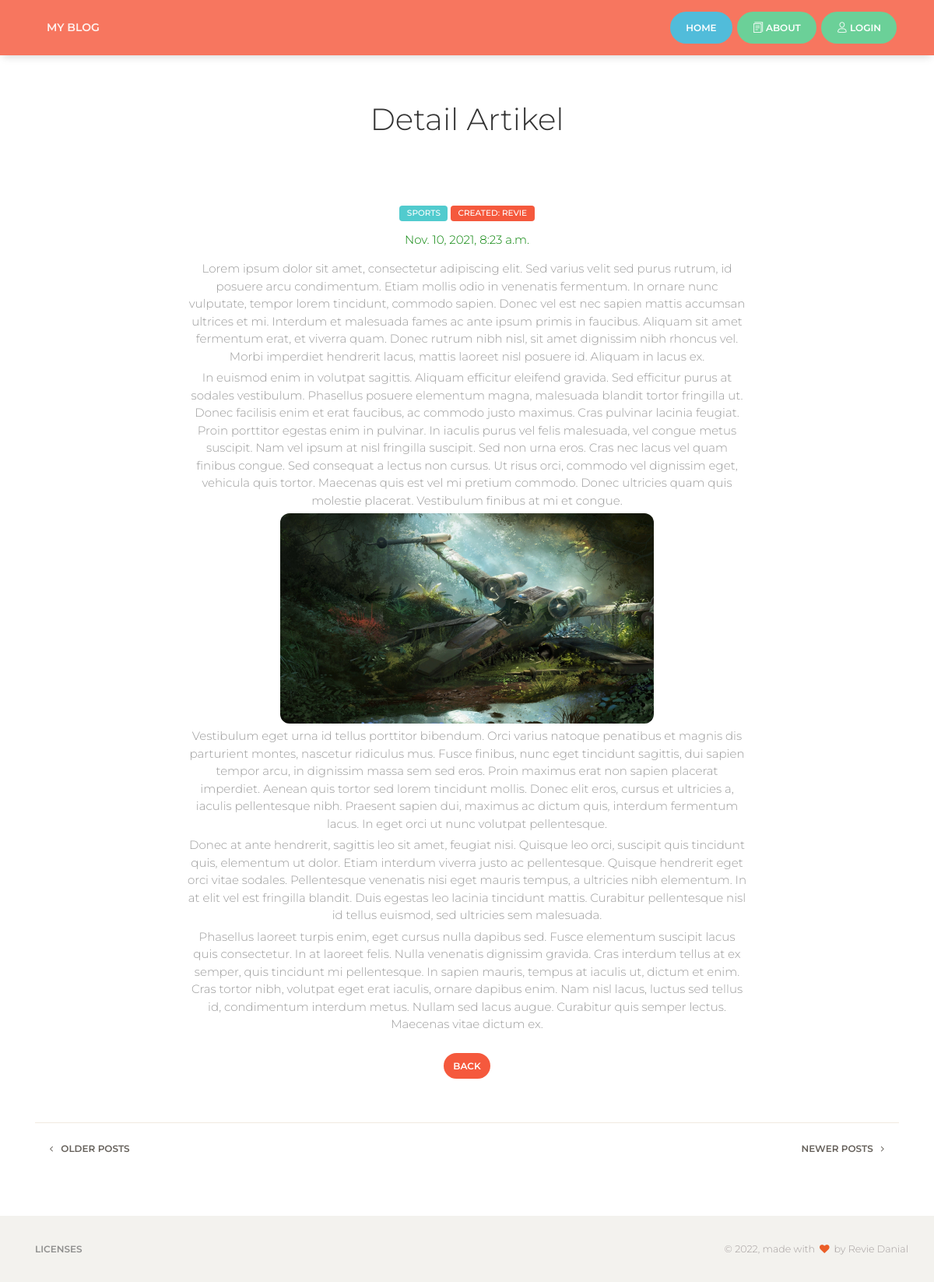
The app's page /Artikel/2/detail/ with its own data.
### dashboard/models.py (models this page shows, shortened)
class artikelz(models.Model):
    nama = models.ForeignKey(User,on_delete=models.CASCADE, blank=True, null=True)
    judul = models.CharField(max_length=100)
    body = RichTextUploadingField(blank=True, null=True,
                                    config_name='special',
                                    external_plugin_resources=[(
                                       'youtube',
                                       '/static/ckeditor_plugins/youtube/youtube/',
                                       'plugin.js',
                                    )],
)
    kategory = models.ForeignKey(kategori, on_delete=models.CASCADE)
    date = models.DateTimeField(auto_now_add=True)
    class Meta:
        ordering =['-date']
        verbose_name_plural = "artikel"

class kategori(models.Model):
    nama = models.CharField(max_length=20)
    def __str__(self):
        return self.nama
    class Meta:
        verbose_name_plural = "kategori"

### myblog/views.py (the view)
# urls.py: path('Artikel/<int:id>/detail/', detail_artikel, name='detail_artikel'),
def detail_artikel(request, id):
    template_name = 'front/detail_artikel.html'
    Artikel = artikelz.objects.get(id=id)
    context ={
        'title' : ' detail',
        'artikel' : Artikel,
    }
    return render(request, template_name, context)

### templates/front/detail_artikel.html (shortened to what this page needs)
{% extends 'front/base.html' %}
{% load static %}
{% block content %}
 <div class="wrapper">
    <div class="main">
      <div class="section section-white">
        <div class="container">
          <div class="row">
            <div class="col-md-6 ml-auto mr-auto text-center title">
              <h2>Detail Artikel</h2>
            </div>
          </div>
          <div class="article">
            <div class="row">
              <div class="col-md-8 ml-auto mr-auto">
                <div class="card card-blog card-plain text-center">
                  <div class="card-body">
                    <div class="card-category">
                      <span class="badge badge-primary main-tag">{{artikel.kategory}}</span>  <span class="badge badge-danger main-tag">Created: {{artikel.nama}}</span>
                    </div>
                    <div class="card-category">
                      <p style="color: green">{{artikel.date}}</p>
                    </div>
                    <div class="card-description">
                      <p>{{artikel.body|safe}}</p>
                    </div>
                  </div>
                  <a class="btn btn-danger btn-round btn-sm" href="{% url 'index' %}">back</a>
                </div>
              </div>
            </div>
          </div>
          <hr />
          <div class="row">
            <div class="col-md-12">
              <div class="pull-left">
                <button class="btn btn-link btn-default btn-move-left btn-sm"> <i class="fa fa-angle-left"></i> Older Posts</button>
              </div>
              <div class="pull-right">
                <button class="btn btn-link btn-default btn-move-right btn-sm">Newer Posts <i class="fa fa-angle-right"></i></button>
              </div>
            </div>
          </div>
        </div>
      </div>
    </div>
  </div>
{% endblock content %}

### templates/front/base.html (shortened to what this page needs)
{%load static%}
<!DOCTYPE html>
<html lang="en">
<head>
  <link href="https://maxcdn.bootstrapcdn.com/font-awesome/latest/css/font-awesome.min.css" rel="stylesheet">
  <link href="{%static 'front/css/bootstrap.min.css' %}" rel="stylesheet" />
  <link href="{%static 'front/css/paper-kit.css' %}?v=2.3.1" rel="stylesheet" />
  <link href="{%static 'front/demo/demo.css' %}" rel="stylesheet" />
</head>
<body class="blog-posts sidebar-collapse">
  <nav class="navbar navbar-expand-lg bg-danger fixed-top">
    <div class="container">
      <div class="navbar-translate">
        <a class="navbar-brand" href="https://demos.creative-tim.com/paper-kit-2-pro/index.html" rel="tooltip" title="Paper Kit 2 PRO" data-placement="bottom" target="_blank">
          My Blog
        </a>
      </div>
      <div class="collapse navbar-collapse" data-nav-image="../assets/img/blurred-image-1.jpg" data-color="orange">
        <ul class="navbar-nav ml-auto">
        <li class="nav-item">
            <a class="btn btn-round btn-info" href="{% url 'index' %}">
              Home
            </a>
            <li class="nav-item">
            <a class="btn btn-round btn-success" href="{% url 'about' %}">
              <i class="nc-icon nc-single-copy-04"></i> About
            </a>
          </li>
          </li>
          <li class="nav-item">
          {% if request.user.is_anonymous %}
            <a class="btn btn-round btn-success" href="{% url 'login' %}">
              <i class="nc-icon nc-single-02"></i> login
            </a>
          {% else %}
          <a class="btn btn-round btn-success" href="{% url 'dashboard' %}">
              <i class="nc-icon nc-bullet-list-67"></i> dashboard
            </a>
          {% endif %}
          </li>
        </ul>
      </div>
    </div>
  </nav>
 {% block content %}
 {% endblock content %}
  <footer class="footer  footer-gray footer-white ">
    <div class="container">
      <div class="row">
        <nav class="footer-nav">
          <ul>
            <li><a href="https://www.creative-tim.com/license" target="_blank">Licenses</a></li>
          </ul>
        </nav>
        <div class="credits ml-auto">
          <span class="copyright">
            © , made with <i class="fa fa-heart heart"></i> by Revie Danial
          </span>
        </div>
      </div>
    </div>
  </footer>
</body>
</html>

### static/front/demo/demo.css (style rules this page uses)
.main { background-color: #fff; }

### records on screen
artikelz: kategory "SPORTS", nama "REVIE", date "Nov. 10, 2021, 8:23 a.m.", body "Lorem ipsum dolor sit amet, consectetur adipiscing elit. Sed varius velit sed purus rutrum, id posuere arcu condimentum. Etiam mollis odio in venenatis fermentum. In ornare nunc vulputate, tempor lorem tincidunt, commodo sapien. Donec vel est nec sapien mattis accumsan ultrices et mi. Interdum et malesuada fames ac ante ipsum primis in faucibus. Aliquam sit amet fermentum erat, et viverra quam. Donec rutrum nibh nisl, sit amet dignissim nibh rhoncus vel. Morbi imperdiet hendrerit lacus, mattis laoreet nisl posuere id. Aliquam in lacus ex. In euismod enim in volutpat sagittis. Aliquam efficitur eleifend gravida. Sed efficitur purus at sodales vestibulum. Phasellus posuere elementum magna,…", body (picture)
